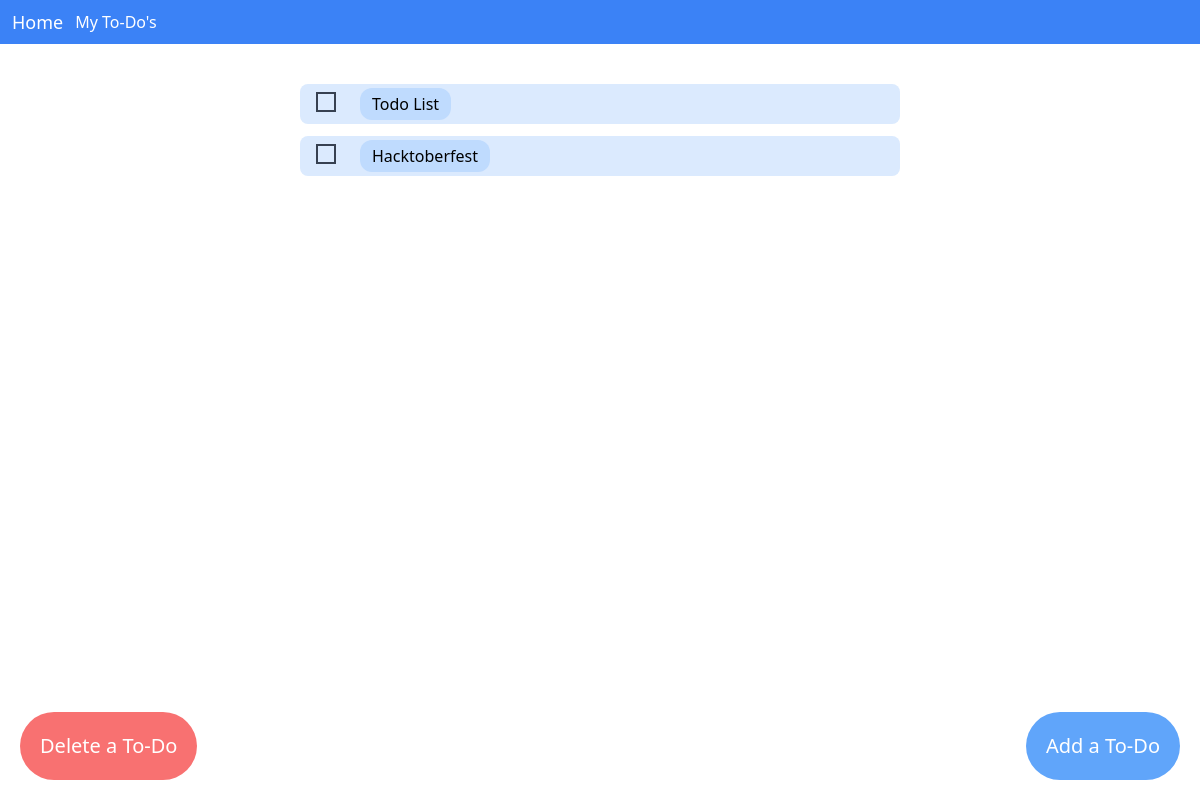
Page /todos/ on the earlier database version.
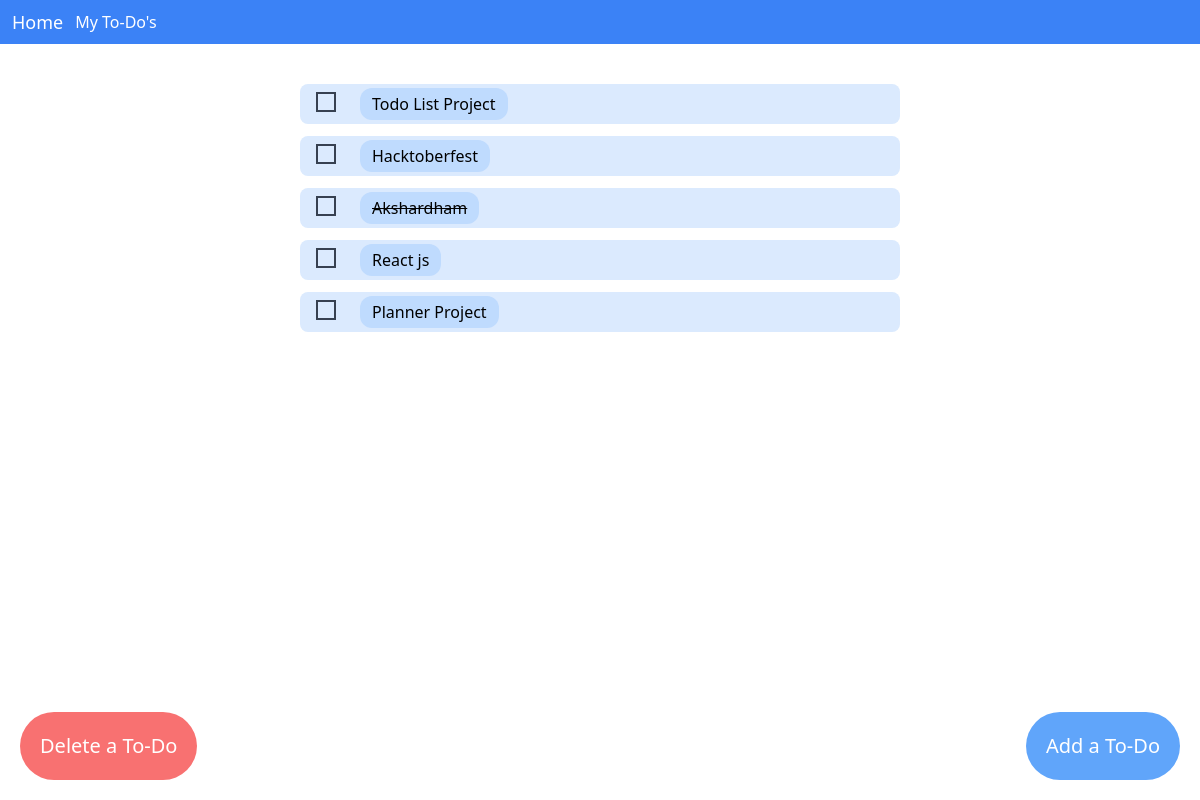
Same page on the later database version.
### todos/models.py (models this page shows, shortened)
class TodoList(models.Model):
    todoStatus = models.BooleanField(default=False)
    todoName = models.CharField(max_length=200)

### todos/views.py (the view)
# urls.py: path('', include("todos.urls")),
def todos(request):
    if request.method == "POST":
        delTodo = request.POST.get('deltodo')
        print(delTodo, "deleted")
    todos = TodoList.objects.all()
    params = {'todoList':todos}
    return render(request, "todos.html", params)

### todos/templates/todos.html (shortened to what this page needs)
{% extends "navbar.html" %}
{% block body %}
<form action="/todos/" method="POST">
    <div class="todos flex-col my-10 space-y-3">
        {% for i in todoList %}
        {% if i.todoStatus %}
            <div class="todo w-1/2 h-auto p-1 bg-blue-100 rounded-lg m-auto flex items-center space-x-3">
                <div><button name="deltodo" id="{{i.todoName}}" class="checkbox border-gray-700 border-2 h-5 w-5 mx-3 hover:bg-white hover:border-black"></button></div>
                <div class="todoname bg-blue-200 px-3 py-1 rounded-xl line-through">
                    {{i.todoName}}
                </div>
            </div>
        {% else %}
        <div class="todo w-1/2 h-auto p-1 bg-blue-100 rounded-lg m-auto flex items-center space-x-3">
            <div><button name="deltodo" id="{{i.todoName}}" class="checkbox border-gray-700 border-2 h-5 w-5 mx-3 hover:bg-white hover:border-black"></button></div>
            <div class="todoname bg-blue-200 px-3 py-1 rounded-xl">
                {{i.todoName}}
            </div>
        </div>
        {% endif %}
        {% endfor %}
    </div>
</form>
    <div>
        <a href="/delTodo/">
            <button class="fixed bottom-0 left-0-0 rounded-full bg-red-400 text-white text-xl m-5 p-5 hover:bg-red-500 disabled:bg-red-200">
                Delete a To-Do
            </button>
        </a>
        <a href="/addTodo/">
            <button class="fixed bottom-0 right-0 rounded-full bg-blue-400 text-white text-xl m-5 p-5 hover:bg-blue-500">
                Add a To-Do
            </button>
        </a>
    </div>
{% endblock body %}

### todos/templates/navbar.html (shortened to what this page needs)
{% load static tailwind_tags %}
<!DOCTYPE html>
<html lang="en">
<head>
    {% tailwind_css %}
</head>
<body>
    <nav class="bg-blue-500 text-white">
        <ul class="flex space-x-3 py-2 mx-3 items-center">
            <li class="text-lg"><a href="/">Home</a></li>
            <li><a href="/todos/">My To-Do's</a></li>
        </ul>
    </nav>
    {% block body %}{% endblock body %}

Differences in the rows shown:
changed TodoList: todoName "Todo List" → "Todo List Project"
added TodoList: todoName "Akshardham"
added TodoList: todoName "React js"
added TodoList: todoName "Planner Project"
